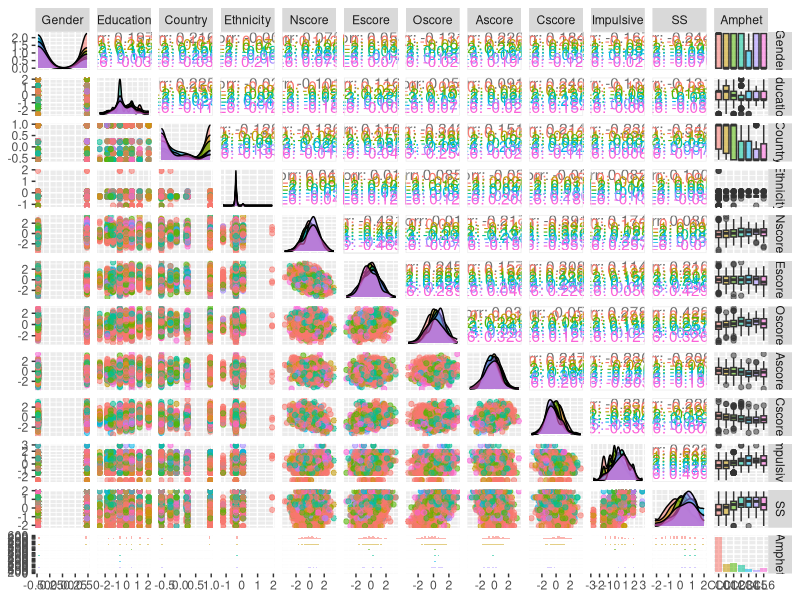
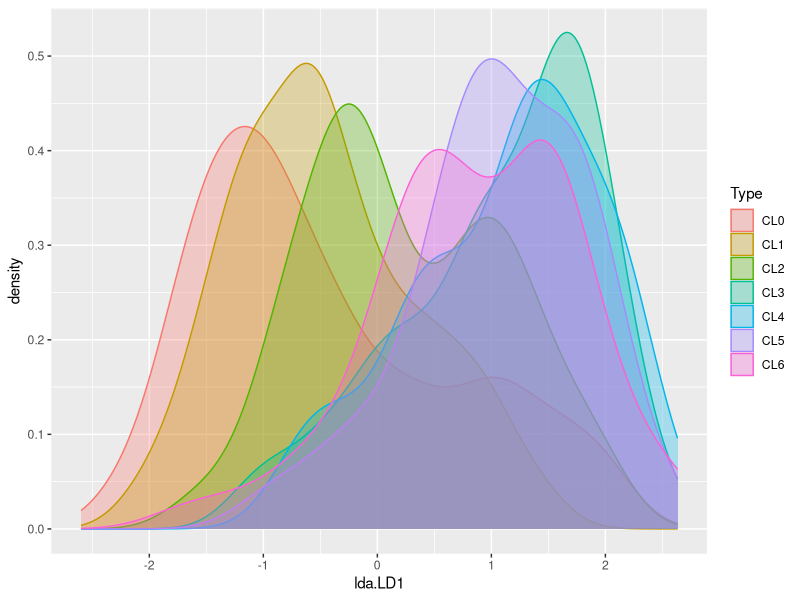
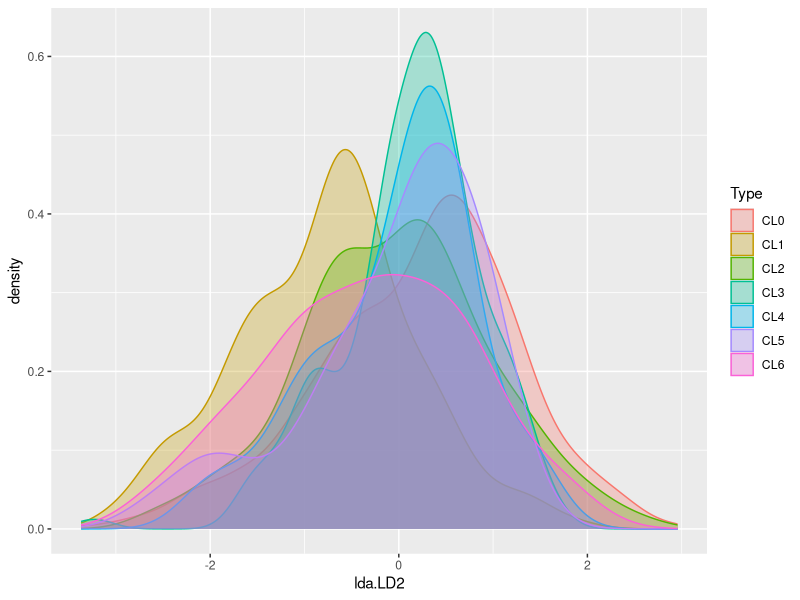
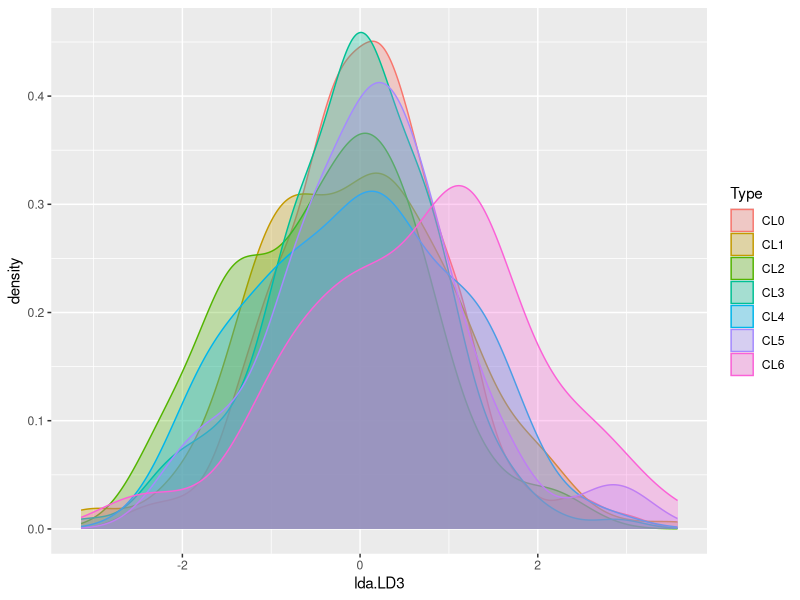
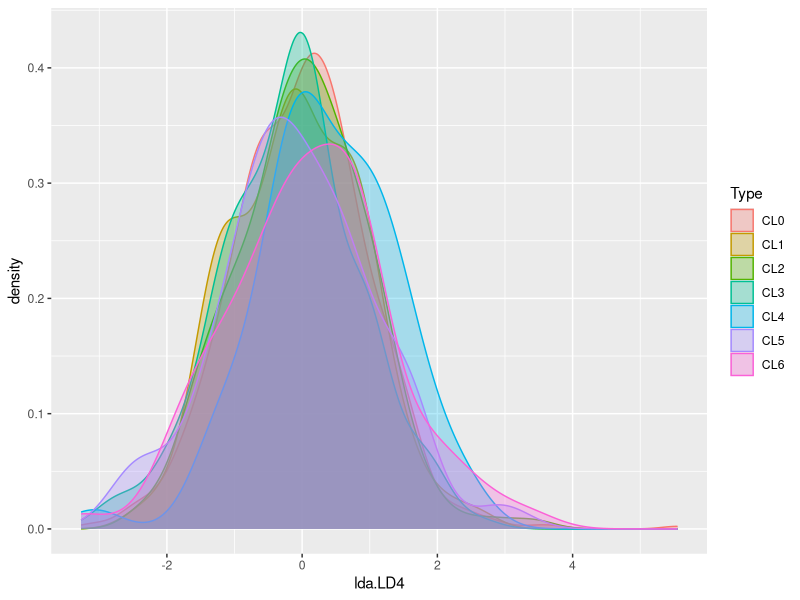
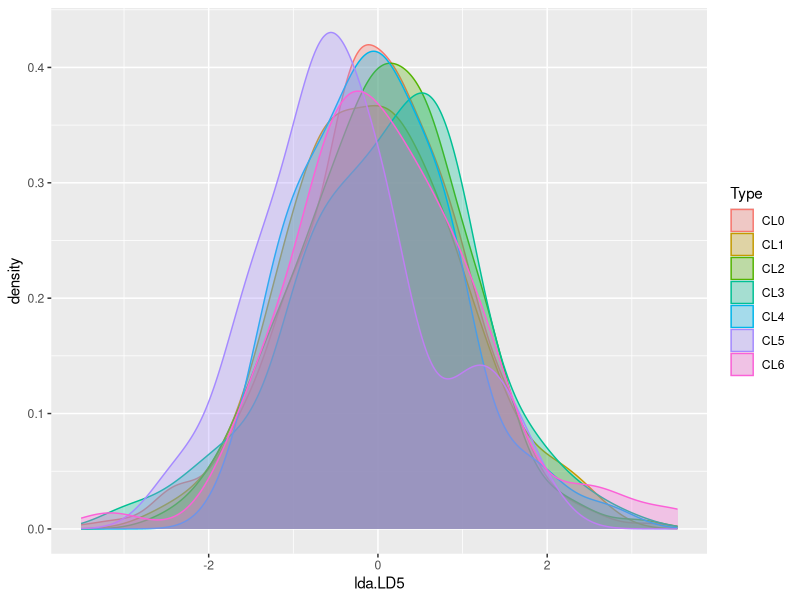
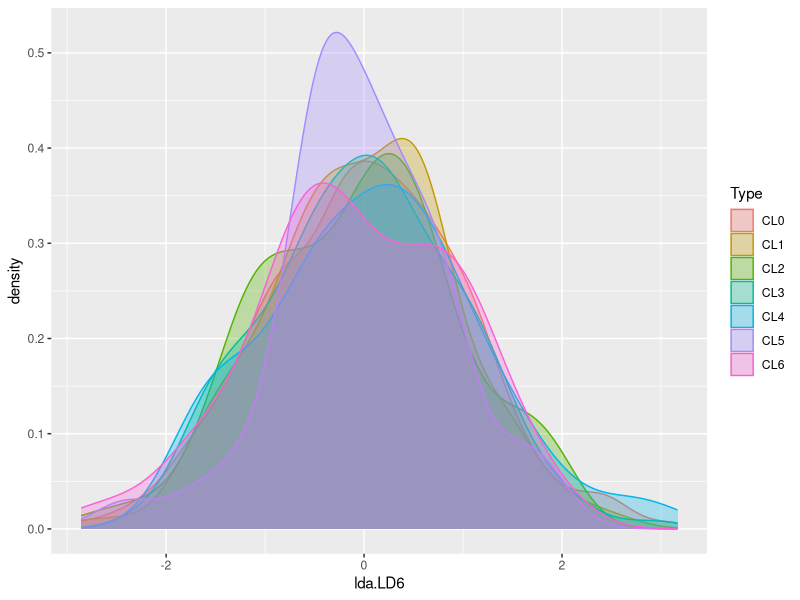
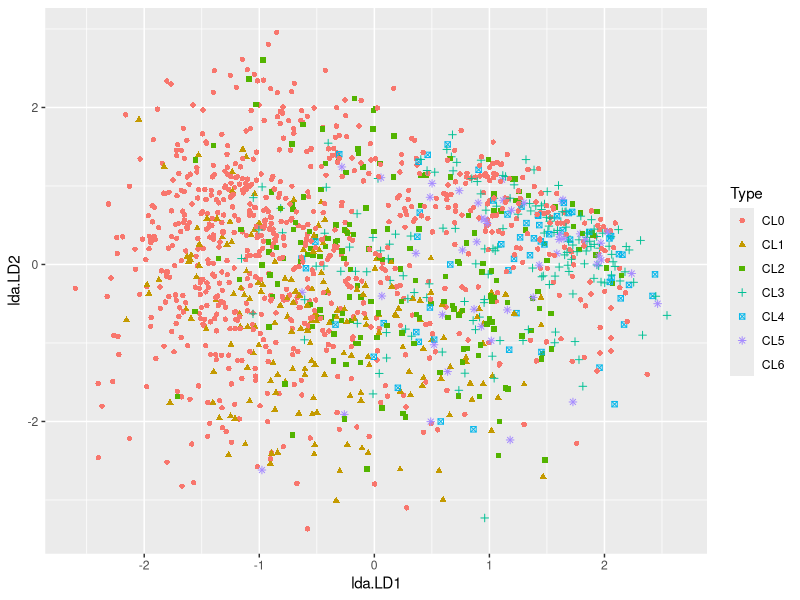

The R source for these figures, in order:
#Libraries
library(ggplot2)
library(GGally)
library(skimr)
library(MASS)

data = read.csv("group_22.csv")
data = data[, -1]
data = data[, -13]
head(data)
skim(data)
# Checking normality
ggpairs(data, columns=2:13, ggplot2::aes(colour=Amphet, alpha=0.2))

# Checking if the groups have equal covariance
for (i in 1:12) {
  cat(colnames(data)[i],sep="\n")
  print(aggregate(data[,i],by=list(data$Amphet),var)) #compute variance for each group
}

#LDA
set.seed(1)
n <- nrow(data)
ind <- sample(c(1:n), floor(0.8*n))
data.train <- data[ind,]
data.test  <- data[-ind,]

data.lda <- lda(Amphet~., data=data)
data.pred.tr <- predict(data.lda, data.train)
dataset <- data.frame(Type=data.train$Amphet, lda=data.pred.tr$x)

#Density plots of LDAs
ggplot(dataset, aes(x=lda.LD1)) + 
  geom_density(aes(group=Type, colour=Type, fill=Type), alpha=0.3)
ggplot(dataset, aes(x=lda.LD2)) + 
  geom_density(aes(group=Type, colour=Type, fill=Type), alpha=0.3)
ggplot(dataset, aes(x=lda.LD3)) + 
  geom_density(aes(group=Type, colour=Type, fill=Type), alpha=0.3)
ggplot(dataset, aes(x=lda.LD4)) + 
  geom_density(aes(group=Type, colour=Type, fill=Type), alpha=0.3)
ggplot(dataset, aes(x=lda.LD5)) + 
  geom_density(aes(group=Type, colour=Type, fill=Type), alpha=0.3)
ggplot(dataset, aes(x=lda.LD6  )) + 
  geom_density(aes(group=Type, colour=Type, fill=Type), alpha=0.3)

## LDA1 vs LDA2
ggplot(dataset, aes(x=lda.LD1, y=lda.LD2)) + 
  geom_point(aes(group=Type, colour=Type, shape=Type))
## LDA Prediction rate
mean(data.test$Amphet == data.pred.tr$class)


##QDA
drugs.qda <- qda(Amphet~., data=data.train)
drugs.pred.te2 <- predict(drugs.qda, data.test)
## QDA Prediction rate
mean(data.test$Amphet == drugs.pred.te2$class)

